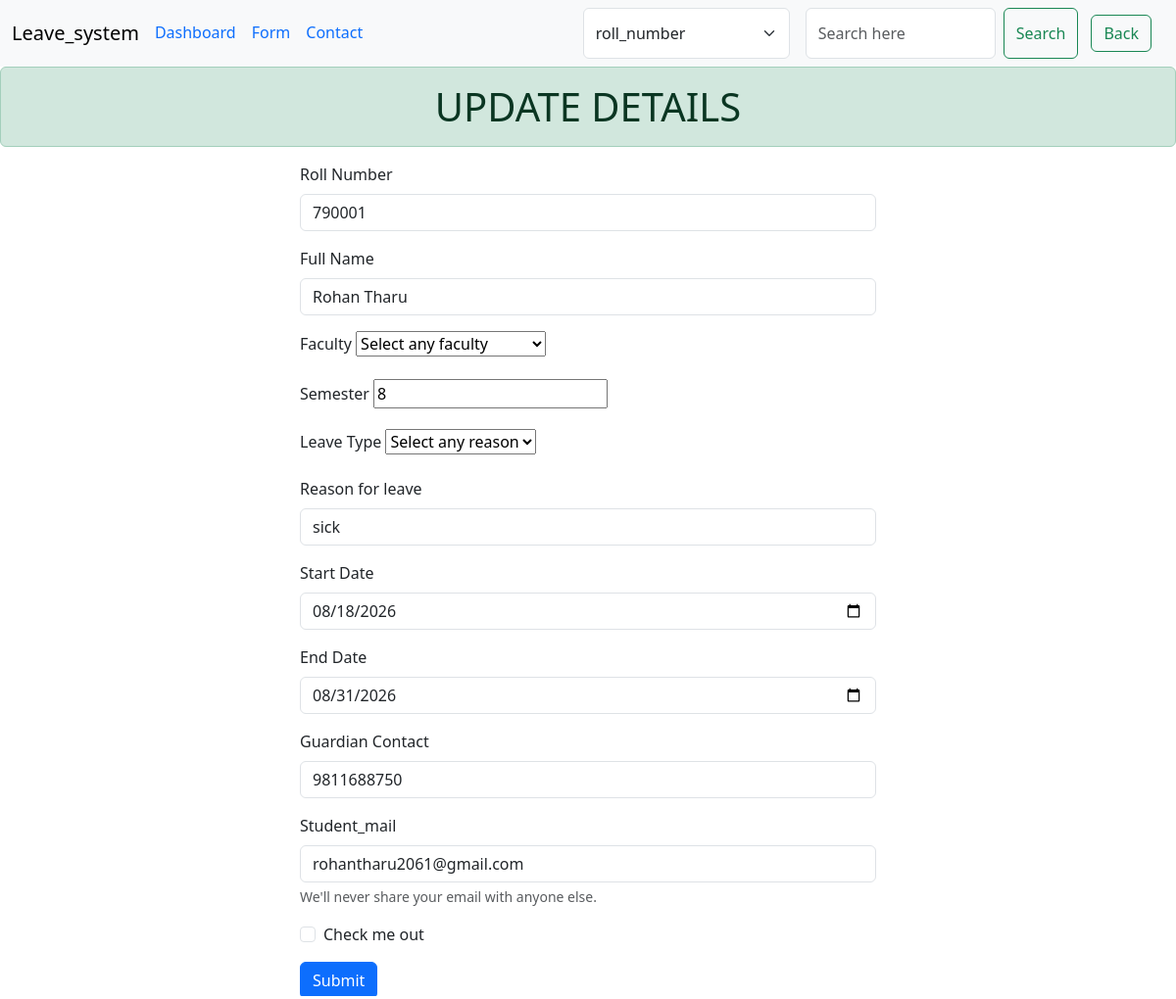
The app's page /edit/9 with its own data.
### app_01/models.py (models this page shows)
class StudentLeave(models.Model):
    roll_number= models.CharField(max_length=6, unique=True)
    full_name= models.CharField(max_length=100)
    faculty=models.CharField(max_length=100)
    semester= models.PositiveIntegerField()
    start_date= models.DateField()
    end_date= models.DateField()
    Leave_type= models.CharField(max_length=50)
    reason= models.TextField()
    guardian_contact= models.CharField(max_length=14)
    student_mail= models.EmailField()
    is_delete= models.BooleanField(default=False)
    deleted_time= models.DateTimeField(null=True)

### app_01/views.py (the view, shortened to what this page needs)
# urls.py: path('edit/<int:id>', edit, name='edit'),
def edit(request, id):
    data=StudentLeave.objects.get(id=id)
    return render(request, 'index/edit.html', {'data':data})

### app_01/templates/index/edit.html (shortened to what this page needs)
{% extends 'base.html' %}
{% block content %}
<h1 class="alert alert-success text-center">UPDATE DETAILS</h1>
<div class="row">
    <div class="col-3"></div>
    <div class="col-6">
        <form method="POST" action="{% url 'edit' data.id  %}">
            <div class="mb-3">
                <label for="exampleInputPassword1" class="form-label">Roll Number</label>
                <input type="number" value="{{data.roll_number}}" name="roll_number" class="form-control"
                    id="exampleInputPassword1">
            </div>
            <div class="mb-3">
                <label for="exampleInputPassword1" class="form-label">Full Name</label>
                <input type="text" value="{{data.full_name}}" name="full_name" class="form-control"
                    id="exampleInputPassword1">
            </div>
            <div class="mb-3">
                <label for="exampleInputPassword1" class="form-label">Faculty</label>
                <select name="faculty" id="faculty">
                    <option value="disabled selected">Select any faculty</option>
                </select>
            </div>
            <div class="mb-3">
                <label for="exampleInputPassword1" class="form-label">Semester</label>
                <input type="number" value="{{data.semester}}" name="semester" form-control" id="exampleInputPassword1">
            </div>
            <div class="mb-3">
                <label for="exampleInputPassword1" class="form-label">Leave Type</label>
                <select name="Leave_type" id="reason">
                    <option value="disabled selected">Select any reason</option>
                </select>
            </div>
            <div class="mb-3">
                <label for="exampleInputPassword1" class="form-label">Reason for leave</label>
                <input type="reason" value="{{data.reason}}" name="reason" class="form-control"
                    id="exampleInputPassword1">
            </div>
            <div class="mb-3">
                <label for="exampleInputPassword1" class="form-label">Start Date</label>
                <input type="date" value="{{data.start_date|date:'Y-m-d'}}" name="start_date" class="form-control"
                    id="exampleInputPassword1">
            </div>
            <div class="mb-3">
                <label for="exampleInputPassword1" class="form-label">End Date</label>
                <input type="date" value="{{data.end_date|date:'Y-m-d'}}" name="end_date" class="form-control"
                    id="exampleInputPassword1">
            </div>
            <div class="mb-3">
                <label for="exampleInputPassword1" class="form-label">Guardian Contact</label>
                <input type="number" value="{{data.guardian_contact}}" name="guardian_contact" class="form-control"
                    id="exampleInputPassword1">
            </div>
            <div class="mb-3">
                <label for="exampleInputEmail1" class="form-label">Student_mail</label>
                <input type="email" value="{{data.student_mail}}" name="student_mail" class="form-control"
                    id="exampleInputEmail1" aria-describedby="emailHelp">
                <div id="emailHelp" class="form-text">We'll never share your email with anyone else.</div>
            </div>
            <div class="mb-3 form-check">
                <input type="checkbox" class="form-check-input" id="exampleCheck1">
                <label class="form-check-label" for="exampleCheck1">Check me out</label>
            </div>
            <button type="submit" class="btn btn-primary">Submit</button>
        </form>
    </div>
    <div class="col-3">
    </div>
</div>
{% endblock content %}

### records on screen
StudentLeave: roll_number "790001", full_name "Rohan Tharu", semester "8", reason "sick", start_date "08/18/2026", end_date "08/31/2026", guardian_contact "9811688750", student_mail "rohantharu2061@gmail.com"
